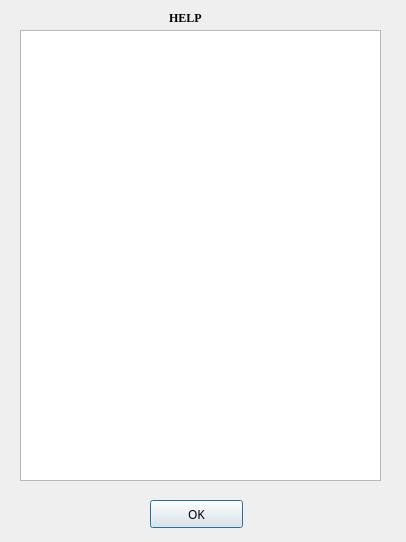
<?xml version="1.0" encoding="UTF-8"?>
<ui version="4.0">
 <class>HelpDialog</class>
 <widget class="QDialog" name="HelpDialog">
  <property name="geometry">
   <rect>
    <x>0</x>
    <y>0</y>
    <width>406</width>
    <height>542</height>
   </rect>
  </property>
  <property name="font">
   <font>
    <family>PMingLiU-ExtB</family>
   </font>
  </property>
  <property name="windowTitle">
   <string>Dialog</string>
  </property>
  <widget class="QLabel" name="label">
   <property name="geometry">
    <rect>
     <x>160</x>
     <y>10</y>
     <width>56</width>
     <height>16</height>
    </rect>
   </property>
   <property name="font">
    <font>
     <family>Georgia</family>
     <weight>75</weight>
     <bold>true</bold>
    </font>
   </property>
   <property name="text">
    <string>   HELP</string>
   </property>
  </widget>
  <widget class="QTextEdit" name="textEdit">
   <property name="geometry">
    <rect>
     <x>20</x>
     <y>30</y>
     <width>361</width>
     <height>451</height>
    </rect>
   </property>
   <property name="font">
    <font>
     <family>Georgia</family>
     <pointsize>9</pointsize>
    </font>
   </property>
   <property name="frameShape">
    <enum>QFrame::StyledPanel</enum>
   </property>
   <property name="frameShadow">
    <enum>QFrame::Sunken</enum>
   </property>
  </widget>
  <widget class="QPushButton" name="okButton">
   <property name="geometry">
    <rect>
     <x>150</x>
     <y>500</y>
     <width>93</width>
     <height>28</height>
    </rect>
   </property>
   <property name="text">
    <string>OK</string>
   </property>
  </widget>
 </widget>
 <resources/>
 <connections/>
</ui>
